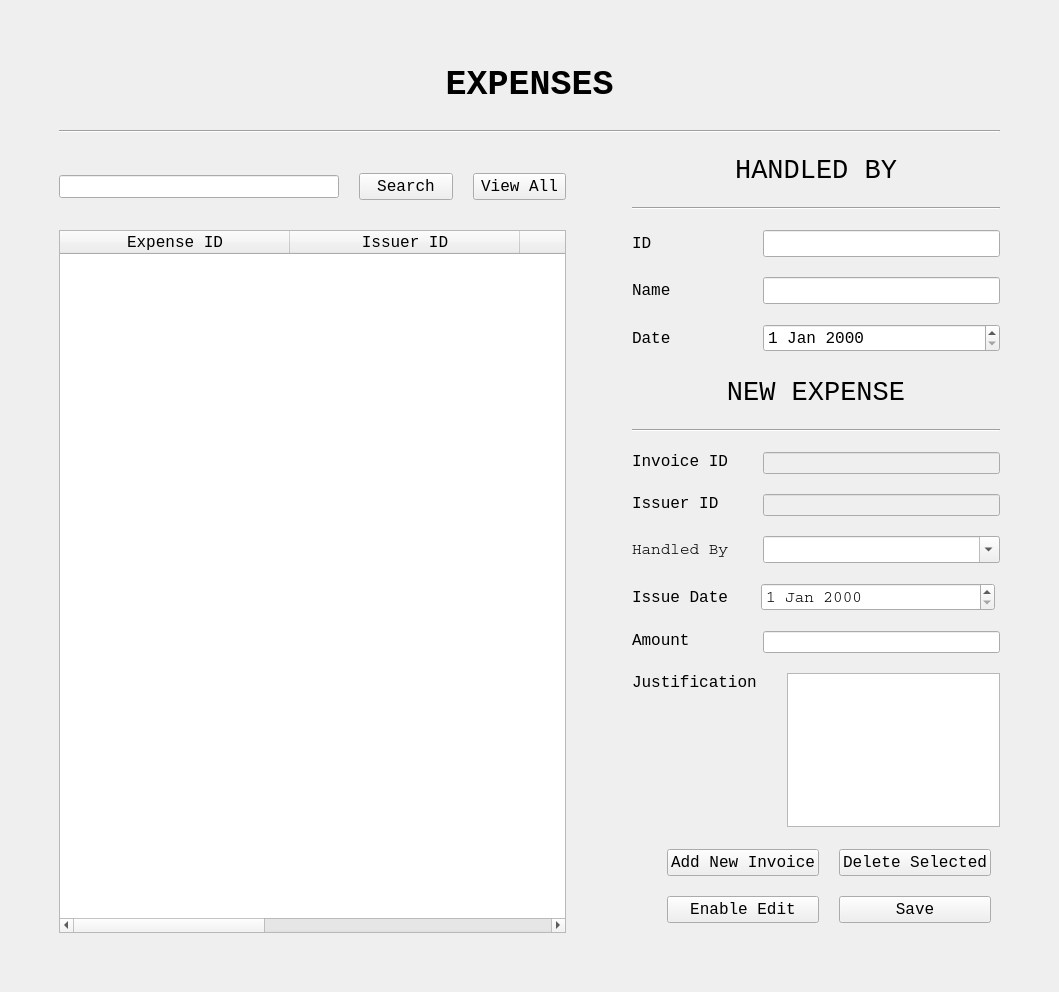
<?xml version="1.0" encoding="UTF-8"?>
<ui version="4.0">
 <class>Expenses</class>
 <widget class="QMainWindow" name="Expenses">
  <property name="geometry">
   <rect>
    <x>0</x>
    <y>0</y>
    <width>1059</width>
    <height>992</height>
   </rect>
  </property>
  <property name="windowTitle">
   <string>MainWindow</string>
  </property>
  <widget class="QWidget" name="centralwidget">
   <layout class="QVBoxLayout" name="verticalLayout_7">
    <item>
     <layout class="QVBoxLayout" name="verticalLayout_4" stretch="0,0,1">
      <property name="spacing">
       <number>20</number>
      </property>
      <property name="leftMargin">
       <number>50</number>
      </property>
      <property name="topMargin">
       <number>50</number>
      </property>
      <property name="rightMargin">
       <number>50</number>
      </property>
      <property name="bottomMargin">
       <number>50</number>
      </property>
      <item>
       <layout class="QVBoxLayout" name="verticalLayout">
        <property name="leftMargin">
         <number>5</number>
        </property>
        <property name="topMargin">
         <number>5</number>
        </property>
        <property name="rightMargin">
         <number>5</number>
        </property>
        <property name="bottomMargin">
         <number>5</number>
        </property>
        <item>
         <widget class="QLabel" name="ServiceLebel1">
          <property name="font">
           <font>
            <family>Courier New</family>
            <pointsize>26</pointsize>
            <weight>75</weight>
            <bold>true</bold>
           </font>
          </property>
          <property name="text">
           <string>EXPENSES</string>
          </property>
          <property name="alignment">
           <set>Qt::AlignCenter</set>
          </property>
         </widget>
        </item>
       </layout>
      </item>
      <item>
       <widget class="Line" name="line">
        <property name="orientation">
         <enum>Qt::Horizontal</enum>
        </property>
       </widget>
      </item>
      <item>
       <layout class="QHBoxLayout" name="horizontalLayout_8" stretch="55,5,40">
        <item>
         <layout class="QVBoxLayout" name="verticalLayout_3">
          <item>
           <layout class="QHBoxLayout" name="horizontalLayout" stretch="30,10,10">
            <property name="topMargin">
             <number>20</number>
            </property>
            <property name="rightMargin">
             <number>0</number>
            </property>
            <property name="bottomMargin">
             <number>10</number>
            </property>
            <item>
             <widget class="QLineEdit" name="line_bill_search">
              <property name="font">
               <font>
                <pointsize>10</pointsize>
               </font>
              </property>
             </widget>
            </item>
            <item>
             <widget class="QPushButton" name="line_bill_view_all">
              <property name="font">
               <font>
                <family>Courier New</family>
                <pointsize>12</pointsize>
               </font>
              </property>
              <property name="cursor">
               <cursorShape>PointingHandCursor</cursorShape>
              </property>
              <property name="text">
               <string>Search</string>
              </property>
             </widget>
            </item>
            <item>
             <widget class="QPushButton" name="button_bill_view_all">
              <property name="font">
               <font>
                <family>Courier New</family>
                <pointsize>12</pointsize>
               </font>
              </property>
              <property name="cursor">
               <cursorShape>PointingHandCursor</cursorShape>
              </property>
              <property name="text">
               <string>View All</string>
              </property>
             </widget>
            </item>
           </layout>
          </item>
          <item>
           <widget class="QTableWidget" name="table_expense">
            <property name="minimumSize">
             <size>
              <width>449</width>
              <height>0</height>
             </size>
            </property>
            <property name="font">
             <font>
              <family>Courier New</family>
              <pointsize>12</pointsize>
             </font>
            </property>
            <property name="selectionMode">
             <enum>QAbstractItemView::SingleSelection</enum>
            </property>
            <property name="selectionBehavior">
             <enum>QAbstractItemView::SelectRows</enum>
            </property>
            <attribute name="horizontalHeaderDefaultSectionSize">
             <number>230</number>
            </attribute>
            <attribute name="verticalHeaderVisible">
             <bool>false</bool>
            </attribute>
            <column>
             <property name="text">
              <string>Expense ID</string>
             </property>
             <property name="font">
              <font>
               <family>Courier New</family>
               <pointsize>12</pointsize>
              </font>
             </property>
            </column>
            <column>
             <property name="text">
              <string>Issuer ID</string>
             </property>
             <property name="font">
              <font>
               <family>Courier New</family>
               <pointsize>12</pointsize>
              </font>
             </property>
            </column>
            <column>
             <property name="text">
              <string>Issue Date</string>
             </property>
             <property name="font">
              <font>
               <family>Courier New</family>
               <pointsize>12</pointsize>
              </font>
             </property>
            </column>
            <column>
             <property name="text">
              <string>Amount</string>
             </property>
             <property name="font">
              <font>
               <family>Courier New</family>
               <pointsize>12</pointsize>
              </font>
             </property>
            </column>
            <column>
             <property name="text">
              <string>Justification</string>
             </property>
             <property name="font">
              <font>
               <family>Courier New</family>
               <pointsize>12</pointsize>
              </font>
             </property>
            </column>
           </widget>
          </item>
         </layout>
        </item>
        <item>
         <spacer name="horizontalSpacer">
          <property name="orientation">
           <enum>Qt::Horizontal</enum>
          </property>
          <property name="sizeHint" stdset="0">
           <size>
            <width>40</width>
            <height>20</height>
           </size>
          </property>
         </spacer>
        </item>
        <item>
         <layout class="QGridLayout" name="gridLayout">
          <item row="6" column="0">
           <layout class="QVBoxLayout" name="verticalLayout_6">
            <item>
             <widget class="QLabel" name="label">
              <property name="sizePolicy">
               <sizepolicy hsizetype="Preferred" vsizetype="Preferred">
                <horstretch>0</horstretch>
                <verstretch>0</verstretch>
               </sizepolicy>
              </property>
              <property name="font">
               <font>
                <family>Courier New</family>
                <pointsize>20</pointsize>
               </font>
              </property>
              <property name="text">
               <string>NEW EXPENSE</string>
              </property>
              <property name="alignment">
               <set>Qt::AlignCenter</set>
              </property>
             </widget>
            </item>
            <item>
             <widget class="Line" name="line_2">
              <property name="orientation">
               <enum>Qt::Horizontal</enum>
              </property>
             </widget>
            </item>
           </layout>
          </item>
          <item row="3" column="0">
           <layout class="QVBoxLayout" name="verticalLayout_5">
            <item>
             <layout class="QHBoxLayout" name="horizontalLayout_12" stretch="7,15">
              <item>
               <widget class="QLabel" name="label_4">
                <property name="sizePolicy">
                 <sizepolicy hsizetype="Expanding" vsizetype="Expanding">
                  <horstretch>0</horstretch>
                  <verstretch>0</verstretch>
                 </sizepolicy>
                </property>
                <property name="font">
                 <font>
                  <family>Courier New</family>
                  <pointsize>12</pointsize>
                 </font>
                </property>
                <property name="text">
                 <string>ID</string>
                </property>
               </widget>
              </item>
              <item>
               <widget class="QLineEdit" name="lineEdit_2">
                <property name="sizePolicy">
                 <sizepolicy hsizetype="Expanding" vsizetype="Expanding">
                  <horstretch>0</horstretch>
                  <verstretch>0</verstretch>
                 </sizepolicy>
                </property>
                <property name="font">
                 <font>
                  <family>Courier New</family>
                  <pointsize>12</pointsize>
                 </font>
                </property>
               </widget>
              </item>
             </layout>
            </item>
            <item>
             <layout class="QHBoxLayout" name="horizontalLayout_11" stretch="7,15">
              <item>
               <widget class="QLabel" name="label_2">
                <property name="sizePolicy">
                 <sizepolicy hsizetype="Expanding" vsizetype="Expanding">
                  <horstretch>0</horstretch>
                  <verstretch>0</verstretch>
                 </sizepolicy>
                </property>
                <property name="font">
                 <font>
                  <family>Courier New</family>
                  <pointsize>12</pointsize>
                 </font>
                </property>
                <property name="text">
                 <string>Name</string>
                </property>
               </widget>
              </item>
              <item>
               <widget class="QLineEdit" name="lineEdit">
                <property name="sizePolicy">
                 <sizepolicy hsizetype="Expanding" vsizetype="Expanding">
                  <horstretch>0</horstretch>
                  <verstretch>0</verstretch>
                 </sizepolicy>
                </property>
                <property name="font">
                 <font>
                  <family>Courier New</family>
                  <pointsize>12</pointsize>
                 </font>
                </property>
               </widget>
              </item>
             </layout>
            </item>
            <item>
             <layout class="QHBoxLayout" name="horizontalLayout_13" stretch="7,15">
              <item>
               <widget class="QLabel" name="label_5">
                <property name="sizePolicy">
                 <sizepolicy hsizetype="Expanding" vsizetype="Expanding">
                  <horstretch>0</horstretch>
                  <verstretch>0</verstretch>
                 </sizepolicy>
                </property>
                <property name="font">
                 <font>
                  <family>Courier New</family>
                  <pointsize>12</pointsize>
                 </font>
                </property>
                <property name="text">
                 <string>Date</string>
                </property>
               </widget>
              </item>
              <item>
               <widget class="QDateEdit" name="dateEdit_2">
                <property name="sizePolicy">
                 <sizepolicy hsizetype="Expanding" vsizetype="Expanding">
                  <horstretch>0</horstretch>
                  <verstretch>0</verstretch>
                 </sizepolicy>
                </property>
                <property name="font">
                 <font>
                  <family>Courier New</family>
                  <pointsize>12</pointsize>
                 </font>
                </property>
               </widget>
              </item>
             </layout>
            </item>
           </layout>
          </item>
          <item row="11" column="0">
           <layout class="QHBoxLayout" name="horizontalLayout_4" stretch="30,64">
            <item>
             <widget class="QLabel" name="CostLebel">
              <property name="sizePolicy">
               <sizepolicy hsizetype="Expanding" vsizetype="Expanding">
                <horstretch>0</horstretch>
                <verstretch>0</verstretch>
               </sizepolicy>
              </property>
              <property name="font">
               <font>
                <family>Courier New</family>
                <pointsize>12</pointsize>
               </font>
              </property>
              <property name="text">
               <string>Amount</string>
              </property>
              <property name="alignment">
               <set>Qt::AlignLeading|Qt::AlignLeft|Qt::AlignTop</set>
              </property>
             </widget>
            </item>
            <item>
             <widget class="QLineEdit" name="line_bill_cost">
              <property name="sizePolicy">
               <sizepolicy hsizetype="Expanding" vsizetype="Expanding">
                <horstretch>0</horstretch>
                <verstretch>0</verstretch>
               </sizepolicy>
              </property>
             </widget>
            </item>
           </layout>
          </item>
          <item row="10" column="0">
           <layout class="QHBoxLayout" name="horizontalLayout_5" stretch="7,15">
            <property name="rightMargin">
             <number>5</number>
            </property>
            <property name="bottomMargin">
             <number>0</number>
            </property>
            <item>
             <widget class="QLabel" name="AvailabilityLebel">
              <property name="sizePolicy">
               <sizepolicy hsizetype="Expanding" vsizetype="Expanding">
                <horstretch>0</horstretch>
                <verstretch>0</verstretch>
               </sizepolicy>
              </property>
              <property name="font">
               <font>
                <family>Courier New</family>
                <pointsize>12</pointsize>
               </font>
              </property>
              <property name="text">
               <string>Issue Date</string>
              </property>
             </widget>
            </item>
            <item>
             <widget class="QDateEdit" name="dateEdit">
              <property name="sizePolicy">
               <sizepolicy hsizetype="Expanding" vsizetype="Expanding">
                <horstretch>0</horstretch>
                <verstretch>0</verstretch>
               </sizepolicy>
              </property>
              <property name="font">
               <font>
                <family>Courier</family>
                <pointsize>12</pointsize>
               </font>
              </property>
             </widget>
            </item>
           </layout>
          </item>
          <item row="14" column="0">
           <layout class="QHBoxLayout" name="horizontalLayout_10" stretch="4,0,1">
            <property name="bottomMargin">
             <number>10</number>
            </property>
            <item>
             <spacer name="horizontalSpacer_2">
              <property name="orientation">
               <enum>Qt::Horizontal</enum>
              </property>
              <property name="sizeHint" stdset="0">
               <size>
                <width>40</width>
                <height>20</height>
               </size>
              </property>
             </spacer>
            </item>
            <item>
             <layout class="QVBoxLayout" name="verticalLayout_2">
              <item>
               <layout class="QHBoxLayout" name="horizontalLayout_9">
                <item>
                 <widget class="QPushButton" name="button_bill_add">
                  <property name="sizePolicy">
                   <sizepolicy hsizetype="Preferred" vsizetype="Fixed">
                    <horstretch>0</horstretch>
                    <verstretch>0</verstretch>
                   </sizepolicy>
                  </property>
                  <property name="font">
                   <font>
                    <family>Courier New</family>
                    <pointsize>12</pointsize>
                   </font>
                  </property>
                  <property name="cursor">
                   <cursorShape>PointingHandCursor</cursorShape>
                  </property>
                  <property name="text">
                   <string>Add New Invoice</string>
                  </property>
                 </widget>
                </item>
                <item>
                 <widget class="QPushButton" name="button_bill_delete">
                  <property name="sizePolicy">
                   <sizepolicy hsizetype="Expanding" vsizetype="Fixed">
                    <horstretch>0</horstretch>
                    <verstretch>0</verstretch>
                   </sizepolicy>
                  </property>
                  <property name="font">
                   <font>
                    <family>Courier New</family>
                    <pointsize>12</pointsize>
                   </font>
                  </property>
                  <property name="cursor">
                   <cursorShape>PointingHandCursor</cursorShape>
                  </property>
                  <property name="text">
                   <string>Delete Selected</string>
                  </property>
                 </widget>
                </item>
               </layout>
              </item>
              <item>
               <layout class="QHBoxLayout" name="horizontalLayout_7" stretch="0,0">
                <item>
                 <widget class="QPushButton" name="button_bill_cancel">
                  <property name="sizePolicy">
                   <sizepolicy hsizetype="Expanding" vsizetype="Fixed">
                    <horstretch>0</horstretch>
                    <verstretch>0</verstretch>
                   </sizepolicy>
                  </property>
                  <property name="font">
                   <font>
                    <family>Courier New</family>
                    <pointsize>12</pointsize>
                   </font>
                  </property>
                  <property name="cursor">
                   <cursorShape>PointingHandCursor</cursorShape>
                  </property>
                  <property name="text">
                   <string>Enable Edit</string>
                  </property>
                 </widget>
                </item>
                <item>
                 <widget class="QPushButton" name="button_bill_save">
                  <property name="sizePolicy">
                   <sizepolicy hsizetype="Expanding" vsizetype="Fixed">
                    <horstretch>0</horstretch>
                    <verstretch>0</verstretch>
                   </sizepolicy>
                  </property>
                  <property name="font">
                   <font>
                    <family>Courier New</family>
                    <pointsize>12</pointsize>
                   </font>
                  </property>
                  <property name="cursor">
                   <cursorShape>PointingHandCursor</cursorShape>
                  </property>
                  <property name="text">
                   <string>Save</string>
                  </property>
                 </widget>
                </item>
               </layout>
              </item>
             </layout>
            </item>
            <item>
             <spacer name="horizontalSpacer_3">
              <property name="orientation">
               <enum>Qt::Horizontal</enum>
              </property>
              <property name="sizeHint" stdset="0">
               <size>
                <width>40</width>
                <height>20</height>
               </size>
              </property>
             </spacer>
            </item>
           </layout>
          </item>
          <item row="4" column="0">
           <spacer name="verticalSpacer">
            <property name="orientation">
             <enum>Qt::Vertical</enum>
            </property>
            <property name="sizeHint" stdset="0">
             <size>
              <width>20</width>
              <height>40</height>
             </size>
            </property>
           </spacer>
          </item>
          <item row="12" column="0">
           <layout class="QHBoxLayout" name="horizontalLayout_6" stretch="7,15">
            <item>
             <widget class="QLabel" name="label_3">
              <property name="sizePolicy">
               <sizepolicy hsizetype="Expanding" vsizetype="Expanding">
                <horstretch>0</horstretch>
                <verstretch>0</verstretch>
               </sizepolicy>
              </property>
              <property name="font">
               <font>
                <family>Courier New</family>
                <pointsize>12</pointsize>
               </font>
              </property>
              <property name="text">
               <string>Justification </string>
              </property>
              <property name="alignment">
               <set>Qt::AlignLeading|Qt::AlignLeft|Qt::AlignTop</set>
              </property>
             </widget>
            </item>
            <item>
             <widget class="QTextEdit" name="textEdit">
              <property name="sizePolicy">
               <sizepolicy hsizetype="Expanding" vsizetype="Expanding">
                <horstretch>0</horstretch>
                <verstretch>0</verstretch>
               </sizepolicy>
              </property>
              <property name="font">
               <font>
                <family>Courier New</family>
                <pointsize>12</pointsize>
               </font>
              </property>
             </widget>
            </item>
           </layout>
          </item>
          <item row="0" column="0">
           <spacer name="verticalSpacer_4">
            <property name="orientation">
             <enum>Qt::Vertical</enum>
            </property>
            <property name="sizeHint" stdset="0">
             <size>
              <width>20</width>
              <height>40</height>
             </size>
            </property>
           </spacer>
          </item>
          <item row="8" column="0">
           <layout class="QHBoxLayout" name="horizontalLayout_3" stretch="30,64">
            <item>
             <widget class="QLabel" name="ServiceNameLebel">
              <property name="sizePolicy">
               <sizepolicy hsizetype="Expanding" vsizetype="Expanding">
                <horstretch>0</horstretch>
                <verstretch>0</verstretch>
               </sizepolicy>
              </property>
              <property name="font">
               <font>
                <family>Courier New</family>
                <pointsize>12</pointsize>
               </font>
              </property>
              <property name="text">
               <string>Issuer ID</string>
              </property>
              <property name="alignment">
               <set>Qt::AlignLeading|Qt::AlignLeft|Qt::AlignTop</set>
              </property>
             </widget>
            </item>
            <item>
             <widget class="QLineEdit" name="line_animal_id">
              <property name="enabled">
               <bool>false</bool>
              </property>
              <property name="sizePolicy">
               <sizepolicy hsizetype="Expanding" vsizetype="Expanding">
                <horstretch>0</horstretch>
                <verstretch>0</verstretch>
               </sizepolicy>
              </property>
             </widget>
            </item>
           </layout>
          </item>
          <item row="13" column="0">
           <spacer name="verticalSpacer_3">
            <property name="orientation">
             <enum>Qt::Vertical</enum>
            </property>
            <property name="sizeHint" stdset="0">
             <size>
              <width>20</width>
              <height>40</height>
             </size>
            </property>
           </spacer>
          </item>
          <item row="1" column="0">
           <widget class="QLabel" name="label_6">
            <property name="font">
             <font>
              <family>Courier New</family>
              <pointsize>20</pointsize>
             </font>
            </property>
            <property name="text">
             <string>HANDLED BY</string>
            </property>
            <property name="alignment">
             <set>Qt::AlignCenter</set>
            </property>
           </widget>
          </item>
          <item row="7" column="0">
           <layout class="QHBoxLayout" name="horizontalLayout_2" stretch="30,64">
            <item>
             <widget class="QLabel" name="ServiceIdLebel">
              <property name="sizePolicy">
               <sizepolicy hsizetype="Expanding" vsizetype="Expanding">
                <horstretch>0</horstretch>
                <verstretch>0</verstretch>
               </sizepolicy>
              </property>
              <property name="font">
               <font>
                <family>Courier New</family>
                <pointsize>12</pointsize>
               </font>
              </property>
              <property name="text">
               <string>Invoice ID</string>
              </property>
              <property name="alignment">
               <set>Qt::AlignLeading|Qt::AlignLeft|Qt::AlignTop</set>
              </property>
             </widget>
            </item>
            <item>
             <widget class="QLineEdit" name="line_bill_id">
              <property name="enabled">
               <bool>false</bool>
              </property>
              <property name="sizePolicy">
               <sizepolicy hsizetype="Expanding" vsizetype="Expanding">
                <horstretch>0</horstretch>
                <verstretch>0</verstretch>
               </sizepolicy>
              </property>
             </widget>
            </item>
           </layout>
          </item>
          <item row="2" column="0">
           <widget class="Line" name="line_3">
            <property name="orientation">
             <enum>Qt::Horizontal</enum>
            </property>
           </widget>
          </item>
          <item row="5" column="0">
           <spacer name="verticalSpacer_5">
            <property name="orientation">
             <enum>Qt::Vertical</enum>
            </property>
            <property name="sizeHint" stdset="0">
             <size>
              <width>20</width>
              <height>40</height>
             </size>
            </property>
           </spacer>
          </item>
          <item row="9" column="0">
           <layout class="QHBoxLayout" name="horizontalLayout_14" stretch="30,64">
            <item>
             <widget class="QLabel" name="label_7">
              <property name="sizePolicy">
               <sizepolicy hsizetype="Expanding" vsizetype="Expanding">
                <horstretch>0</horstretch>
                <verstretch>0</verstretch>
               </sizepolicy>
              </property>
              <property name="font">
               <font>
                <family>Courier</family>
                <pointsize>12</pointsize>
               </font>
              </property>
              <property name="text">
               <string>Handled By</string>
              </property>
             </widget>
            </item>
            <item>
             <widget class="QComboBox" name="comboBox">
              <property name="font">
               <font>
                <family>Courier</family>
                <pointsize>12</pointsize>
               </font>
              </property>
              <property name="editable">
               <bool>true</bool>
              </property>
              <property name="insertPolicy">
               <enum>QComboBox::NoInsert</enum>
              </property>
              <property name="placeholderText">
               <string>Start typing. . .</string>
              </property>
             </widget>
            </item>
           </layout>
          </item>
         </layout>
        </item>
       </layout>
      </item>
     </layout>
    </item>
   </layout>
  </widget>
 </widget>
 <resources/>
 <connections/>
</ui>
